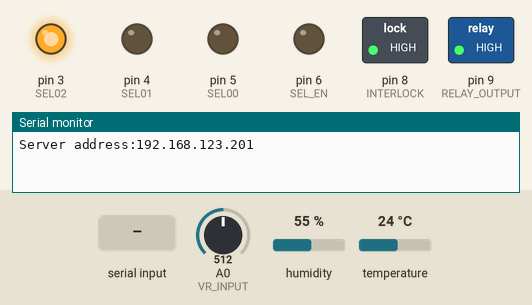
Recording of a sketch running on a simulated Arduino Uno, built with avr-gcc and run on an emulated ATmega328P. Parts: switched loads named in the sketch (green lamp = pin HIGH), output pins drawn as LEDs (lit = HIGH), the last lines printed to the serial monitor. Dashed ring = blinking. The inputs (shaded band) are chosen by the test bench; at power-on: humidity 55 %, A0 (VR_INPUT) = 512, temperature 24 °C. WiFi joins after 1.5 s; servers stay silent unless stated; the board resets itself during the run and starts again.

Above: at 10.7 s.
20.2 s: humidity set to 52 %
23.2 s: humidity set to 49 %
At 25.68 s:
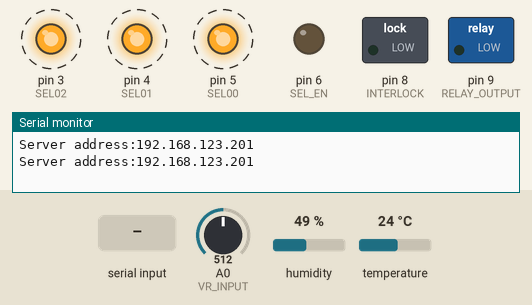
26.2 s: "-reqData\n" received over Serial
29.2 s: humidity set to 68 %
At 31.05 s:
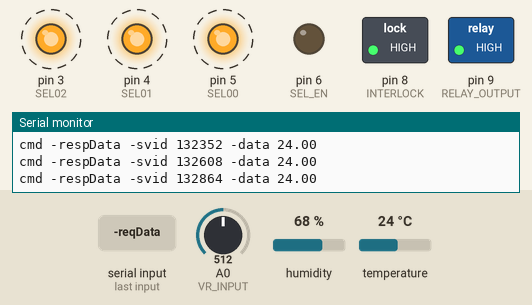
32.2 s: humidity set to 22 %
At 33.63 s:
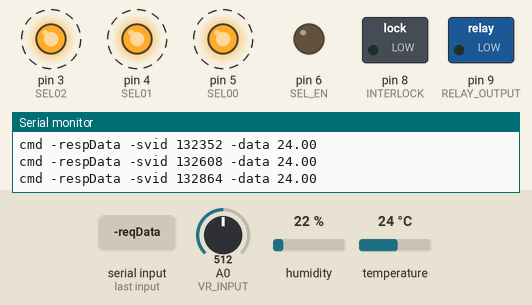
Timing chart, 0 to 36.2 s (numbered marks = the images above; inputs shaded):
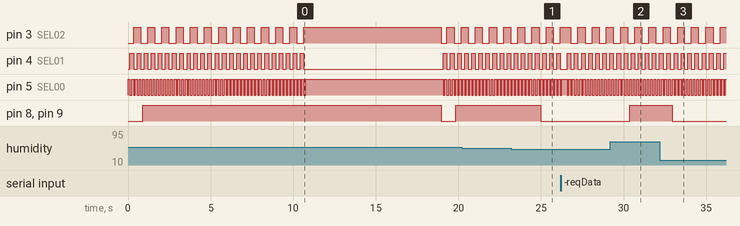

The sketch:

humidity8ch.cmd.v0.2.ino
```cpp
#ifndef HUMIDITY8CH_CMD_V0_1_H_
#define HUMIDITY8CH_CMD_V0_1_H_

#include "header.h"


void setup() {
  Serial.begin(9600);
  for(int i = 0 ; i < 5 && !Serial ; i++){
    // wait for serial port to connect. Needed for native USB port only
   delay(1000);
  }

  //--- Ethernet --------------------------------------
  //Ethernet.begin(mac); //DHCP
  //Ethernet.begin(mac, ip, myDns, gateway, subnet); // Full setting
  Ethernet.begin(mac, ip);
  server.begin();
  if(Serial){
    Serial.print("Server address:");
    Serial.println(Ethernet.localIP());
  }

  //---  --------------------------------------

  // put your setup code here, to run once:
  pinMode(SEL00, OUTPUT);
  pinMode(SEL01, OUTPUT);
  pinMode(SEL02, OUTPUT);
  pinMode(SEL_EN, OUTPUT);

  pinMode(INTERLOCK, OUTPUT);
  pinMode(RELAY_OUTPUT, OUTPUT);

  for (int idx = 0; idx < NumOfDhts; idx++) {
    //DHT aDHT(dhtPins[idx], DHTTYPE); //define a new DHT at pin i with type 11;
    dhtObj[idx] = new DHT(DHTPIN, DHTTYPE);
    dhtObj[idx]->begin();
  };

  wdt_enable(wdtTimeout);
  wdtCount = 0;
}

void loop() {
  indexOfDths = (indexOfDths + 1) % NumOfDhts;
  SwitchChannel(indexOfDths);
  Get_DHT22_Data();

  wdt_reset();
  wdtCount++;
  if (wdtCount > wdtMaxCount){
    //無連線delay 100ms * 100次 = 10秒無連線
    delay(16 * 1000);//WDT timeout 最大8秒, 設定16秒以重啟Arduino
  }

  bool flag = ethComm();
  flag |= serialComm();

  if (flag) {
    wdtCount = 0;
  }else{
    delay(nothing_delay);//無連線delay 100ms
  }


  float vrValue = analogRead(VR_INPUT) / 1023.0 * 100.0;
  if(Serial){
    //Serial.print("VR: ");
    //Serial.println(vrValue);
  }

  if(humidity[0] > vrValue){
    digitalWrite(INTERLOCK,HIGH);
    digitalWrite(RELAY_OUTPUT,HIGH);
  }else{
    digitalWrite(INTERLOCK,LOW);
    digitalWrite(RELAY_OUTPUT,LOW);
  }


}

#endif /* HUMIDITY8CH_CMD_V0_1_H_ */
```

func_communication.h
```cpp
#ifndef __func_communication_h__
#define __func_communication_h__

#include "header.h"

void respToSerial()
{
    if (!Serial)
        return;
    else
        Serial.println("printToEth...");

    for (int idx = 0; idx < NumOfDhts; idx++)
    {
        float loopH = humidity[idx];
        float loopTc = temperatureC[idx];
        //float loopTf = temperatureF[idx];


        if (!isnan(loopH) && !isnan(loopTc))
        {
            String respData = "cmd -respData";
            respData += " -svid " + String(0x00010000 + idx * 0x0100);
            respData += " -data " + String(loopH);
            respData += "  \r\n";
            server.println(respData);
        }
    }

    for (int idx = 0; idx < NumOfDhts; idx++)
    {
        float loopH = humidity[idx];
        float loopTc = temperatureC[idx];
        //float loopTf = temperatureF[idx];

        if (!isnan(loopH) && !isnan(loopTc))
        {
            String respData = "cmd -respData";
            respData += " -svid " + String(0x00020000 + idx * 0x0100);
            respData += " -data " + String(loopTc);
            respData += "  \r\n";
            server.println(respData);
            if (Serial)
                Serial.println(respData);
        }
    }
}

void respToEth()
{
    if (Serial)
        Serial.println("printToEth...");
    for (int idx = 0; idx < NumOfDhts; idx++)
    {
        float loopH = humidity[idx];
        float loopTc = temperatureC[idx];
        //float loopTf = temperatureF[idx];

        if (!isnan(loopH) && !isnan(loopTc))
        {
            String respData = "cmd -respData";
            respData += " -svid " + String(0x00010000 + idx * 0x0100);
            respData += " -data " + String(loopH);
            respData += "  \r\n";
            server.println(respData);
        }
    }

    for (int idx = 0; idx < NumOfDhts; idx++)
    {
        float loopH = humidity[idx];
        float loopTc = temperatureC[idx];
        //float loopTf = temperatureF[idx];


        if (!isnan(loopH) && !isnan(loopTc))
        {
            String respData = "cmd -respData";
            respData += " -svid " + String(0x00020000 + idx * 0x0100);
            respData += " -data " + String(loopTc);
            respData += "  \r\n";
            server.println(respData);
            if (Serial)
                Serial.println(respData);
        }
    }
}

bool ethComm()
{
    Ethernet.maintain(); //必加
    EthernetClient client = server.available();


    ethReadBuffer = "";
    int zeroCount = 0;
    char readChar = 0;
    while (client.available())
    {

        wdtCount = 0;
        readChar = client.read();
        if (readChar < 0)
            continue;
        if (readChar == '\n')
            break;
        ethReadBuffer += readChar;

        if (ethReadBuffer.length() > 8)
        {
            //長度超過8, 卻找不到cmd, 就把字串截掉
            if (ethReadBuffer.indexOf("cmd") < 0)
                ethReadBuffer = ethReadBuffer.substring(4);
        }

        zeroCount++;
    }


    if (ethReadBuffer.indexOf("-reqData") >= 0
      || ethReadBuffer.indexOf("-req_data") >= 0)
    {
        respToEth();
        return true;
    }
    return false;
}

bool serialComm(){
    if (!Serial)
        return false;

    serialReadBuffer = "";
    int zeroCount = 0;
    char readChar = 0;
    while (Serial.available())
    {
        wdtCount = 0;
        readChar = Serial.read();
        if (readChar < 0)
            continue;
        if (readChar == '\n')
            break;
        serialReadBuffer += readChar;

        if (serialReadBuffer.length() > 8)
        {
            //長度超過8, 卻找不到cmd, 就把字串截掉
            if (serialReadBuffer.indexOf("cmd") < 0)
                serialReadBuffer = serialReadBuffer.substring(4);
        }

        zeroCount++;
    }

    if (serialReadBuffer.indexOf("-reqData") >= 0
      || serialReadBuffer.indexOf("-req_data") >= 0)
    {
        respToSerial();
        return true;
    }
    return false;

}

#endif
```

func_humidity.h
```cpp
#ifndef __func_humidity_h__
#define __func_humidity_h__

#include "header.h"


void Get_DHT22_Data() {
  // Reading temperature or humidity takes about 250 milliseconds!
  // Sensor readings may also be up to 2 seconds 'old' (its a very slow sensor)
  float h = dhtObj[indexOfDths]->readHumidity();
  // Read temperature as Celsius
  float t = dhtObj[indexOfDths]->readTemperature();
  // Read temperature as Fahrenheit
  float f = dhtObj[indexOfDths]->readTemperature(true);

  float hi = dhtObj[indexOfDths]->computeHeatIndex(f, h);

  humidity[indexOfDths] = h;
  temperatureC[indexOfDths] = t;
  temperatureF[indexOfDths] = f;
  heatIndex[indexOfDths] = hi;

}

void SwitchChannel(int Value) {
  if (Value < 0) {  //off  SEL_EN = Hi
    digitalWrite(SEL_EN, HIGH);
  } else {
    digitalWrite(SEL_EN, LOW);
    digitalWrite(SEL00, Value & 0x1 ? HIGH : LOW);
    digitalWrite(SEL01, Value & 0x2 ? HIGH : LOW);
    digitalWrite(SEL02, Value & 0x4 ? HIGH : LOW);
  }
  delay(5);
}


#endif 
```

header.h
```cpp
#ifndef __header_h__
#define __header_h__

//3th Library
#include "DHT.h"
#include <SPI.h>
#include <Ethernet.h>
#include <avr/wdt.h>

#define DHTPIN 2     // what pin we're connected to
#define DHTTYPE DHT22   // DHT 22  (AM2302)

//====================================
// Pin Definition
//====================================
#define DHTPIN 2     // what pin we're connected to

#define SEL00 5
#define SEL01 4
#define SEL02 3
#define SEL_EN 6

#define INTERLOCK  8
#define RELAY_OUTPUT   9

#define VR_INPUT A0


//Project Library
#include "header_var.h"
#include "func_communication.h"
#include "func_humidity.h"


#endif
```

header_var.h
```cpp
#ifndef __header_var_h__
#define __header_var_h__

#include "header.h"

//====================================
// WDT
//====================================
uint8_t wdtTimeout = WDTO_8S;
const uint32_t wdtMaxCount = 100;
const uint32_t nothing_delay = 100;
uint32_t wdtCount = 0;


//====================================
// Ethernet
//====================================

byte mac[] = { 0xc0, 0x69, 0x6d, 0xff, 0xff, 0x01 };
IPAddress ip(192, 168, 123, 201);
byte myDns[] = { 192, 168, 123, 1 };
byte gateway[] = { 192, 168, 123, 1 };
byte subnet[] = { 255, 255, 255, 0 };

EthernetServer server = EthernetServer(5000);

String ethReadBuffer = String(256);

//====================================
// Serial
//====================================
String serialReadBuffer = String(256);

//====================================
// Humidity - DHT
//====================================

#define DHTTYPE DHT22   // DHT 22  (AM2302)
const int NumOfDhts = 8;
DHT* dhtObj[NumOfDhts];
int indexOfDths = 0;

float humidity[NumOfDhts];
float temperatureC[NumOfDhts];
float temperatureF[NumOfDhts];
float heatIndex[NumOfDhts];


#endif
```

Measured:
- the behaviour switches between 51 and 50 % on humidity (found by bisection; images 0 and 1)
- after the input at 23.2 s, pin 8 (INTERLOCK), pin 9 (RELAY_OUTPUT): HIGH → LOW after 1.8 s
- after the input at 29.2 s, pin 8 (INTERLOCK), pin 9 (RELAY_OUTPUT): LOW → HIGH after 1.2 s
- after the input at 32.2 s, pin 8 (INTERLOCK), pin 9 (RELAY_OUTPUT): HIGH → LOW after 0.75 s
- by itself, pin 3 (SEL02): alternates HIGH for 0.43 s and LOW for 0.43 s
- by itself, pin 4 (SEL01): alternates HIGH for 0.21 s and LOW for 0.22 s
- by itself, pin 5 (SEL00): alternates HIGH for 0.11 s and LOW for 0.11 s
